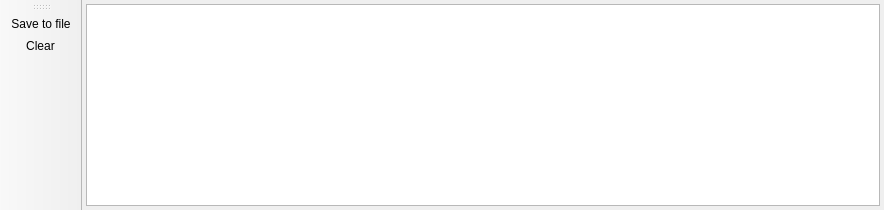
<?xml version="1.0" encoding="UTF-8"?>
<ui version="4.0">
 <class>LogWidget</class>
 <widget class="QMainWindow" name="LogWidget">
  <property name="geometry">
   <rect>
    <x>0</x>
    <y>0</y>
    <width>884</width>
    <height>210</height>
   </rect>
  </property>
  <property name="sizePolicy">
   <sizepolicy hsizetype="Expanding" vsizetype="Preferred">
    <horstretch>0</horstretch>
    <verstretch>0</verstretch>
   </sizepolicy>
  </property>
  <property name="windowTitle">
   <string>Log</string>
  </property>
  <widget class="QWidget" name="central_widget_">
   <property name="sizePolicy">
    <sizepolicy hsizetype="Preferred" vsizetype="Preferred">
     <horstretch>0</horstretch>
     <verstretch>0</verstretch>
    </sizepolicy>
   </property>
   <layout class="QVBoxLayout" name="verticalLayout">
    <property name="spacing">
     <number>4</number>
    </property>
    <property name="leftMargin">
     <number>4</number>
    </property>
    <property name="topMargin">
     <number>4</number>
    </property>
    <property name="rightMargin">
     <number>4</number>
    </property>
    <property name="bottomMargin">
     <number>4</number>
    </property>
    <item>
     <widget class="QPlainTextEdit" name="text_edit_">
      <property name="sizePolicy">
       <sizepolicy hsizetype="Expanding" vsizetype="Preferred">
        <horstretch>0</horstretch>
        <verstretch>0</verstretch>
       </sizepolicy>
      </property>
      <property name="undoRedoEnabled">
       <bool>false</bool>
      </property>
      <property name="readOnly">
       <bool>true</bool>
      </property>
     </widget>
    </item>
   </layout>
  </widget>
  <widget class="QToolBar" name="tool_bar_">
   <property name="windowTitle">
    <string>toolBar</string>
   </property>
   <attribute name="toolBarArea">
    <enum>LeftToolBarArea</enum>
   </attribute>
   <attribute name="toolBarBreak">
    <bool>false</bool>
   </attribute>
   <addaction name="action_save_"/>
   <addaction name="action_clear_"/>
  </widget>
  <action name="action_clear_">
   <property name="icon">
    <iconset resource="../../resources/qhexedit.qrc">
     <normaloff>:/images/edit-clear.png</normaloff>:/images/edit-clear.png</iconset>
   </property>
   <property name="text">
    <string>Clear</string>
   </property>
   <property name="toolTip">
    <string>Clear log</string>
   </property>
  </action>
  <action name="action_save_">
   <property name="icon">
    <iconset resource="../../resources/qhexedit.qrc">
     <normaloff>:/images/save.png</normaloff>:/images/save.png</iconset>
   </property>
   <property name="text">
    <string>Save to file</string>
   </property>
   <property name="toolTip">
    <string>Save log messages to a file</string>
   </property>
  </action>
 </widget>
 <resources>
  <include location="../../resources/qhexedit.qrc"/>
 </resources>
 <connections/>
</ui>
